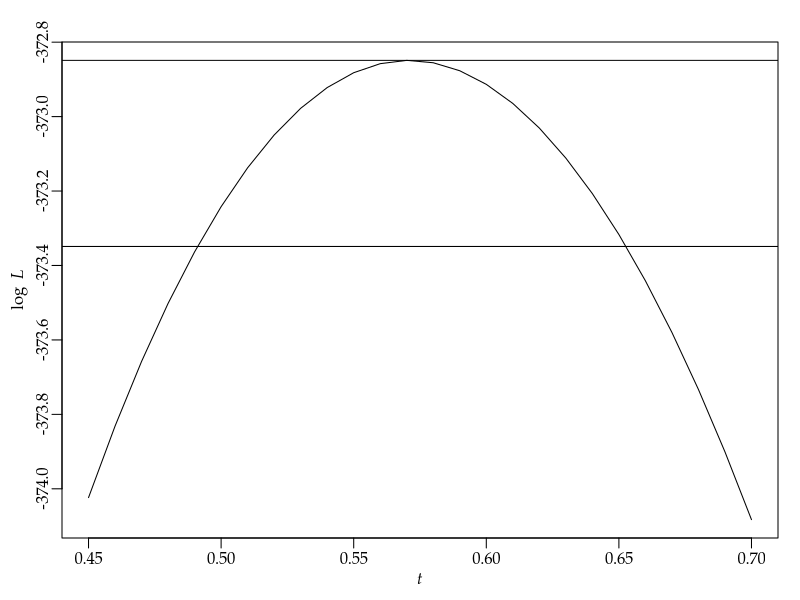

The R source for this figure:
args = commandArgs()
basename = sub(".R$", "", sub("^--file=(.*/)?", "", args[grep("^--file=", args)]))
if (length(basename) != 0)
    quartz(type="pdf", file=paste0(basename, ".pdf"), width=7, height=3)
par(family="Palatino")
par(mgp=c(1.5,0.5,0)) # title and axis margins. default: c(3,1,0)
par(mar=c(3,3,2,1)+0.1) # bottom, left, top, right margins. default: c(5,4,4,2)+0.1
x = 1:20
y = c(11,4,13,10,4,8,6,16,7,12,10,13,6,5,1,4,2,0,0,1)
z = rep(x, y)
g = function(x) { exp(-x/10) / 8.221519 }
h = function(x) { dnorm(x,10,3) / 0.9990481 }
f = function(t) { sum(log(t * g(z) + (1-t) * h(z))) }
t = (45:70)/100
plot(t, sapply(t,f), type="l", xlab=expression(italic(t)), ylab=expression(log ~~ italic(L)))
abline(h=c(-372.8489,-372.8489-0.5))
dev.off()
